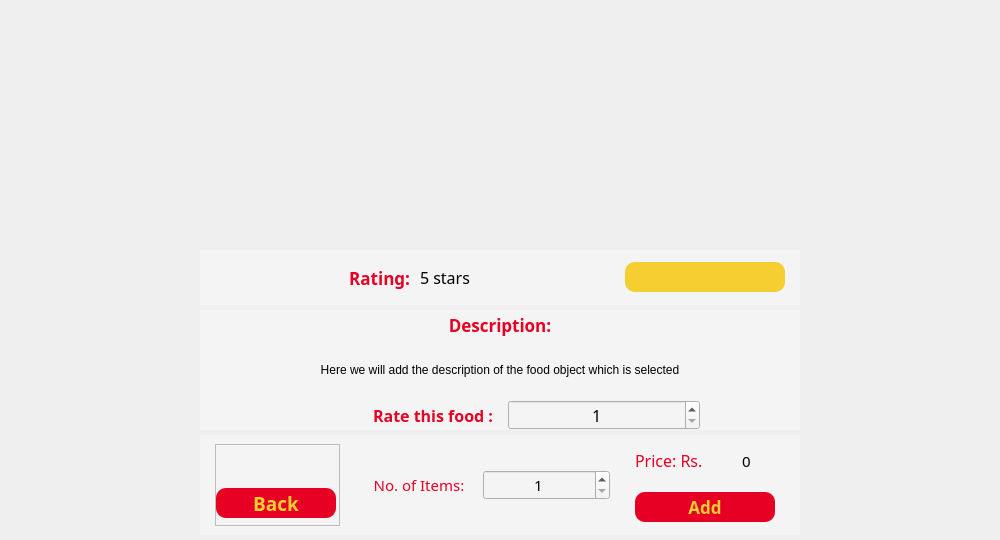
          <widget class="QWidget" name="add_to_cart_page">
           <layout class="QVBoxLayout" name="verticalLayout_10">
            <property name="spacing">
             <number>5</number>
            </property>
            <property name="leftMargin">
             <number>200</number>
            </property>
            <property name="topMargin">
             <number>5</number>
            </property>
            <property name="rightMargin">
             <number>200</number>
            </property>
            <property name="bottomMargin">
             <number>5</number>
            </property>
            <item>
             <widget class="QLabel" name="label">
              <property name="minimumSize">
               <size>
                <width>600</width>
                <height>240</height>
               </size>
              </property>
              <property name="maximumSize">
               <size>
                <width>16777215</width>
                <height>16777215</height>
               </size>
              </property>
              <property name="text">
               <string/>
              </property>
              <property name="pixmap">
               <pixmap>Images/about_pic.jpg</pixmap>
              </property>
              <property name="scaledContents">
               <bool>true</bool>
              </property>
             </widget>
            </item>
            <item>
             <widget class="QWidget" name="widget_11" native="true">
              <property name="minimumSize">
               <size>
                <width>0</width>
                <height>55</height>
               </size>
              </property>
              <property name="maximumSize">
               <size>
                <width>16777215</width>
                <height>55</height>
               </size>
              </property>
              <property name="styleSheet">
               <string notr="true">background:rgb(244,244,244);</string>
              </property>
              <layout class="QHBoxLayout" name="horizontalLayout_26">
               <property name="spacing">
                <number>10</number>
               </property>
               <property name="leftMargin">
                <number>15</number>
               </property>
               <property name="rightMargin">
                <number>15</number>
               </property>
               <item>
                <widget class="QLabel" name="label_5">
                 <property name="font">
                  <font>
                   <family>Rockwell</family>
                   <pointsize>13</pointsize>
                   <weight>75</weight>
                   <bold>true</bold>
                  </font>
                 </property>
                 <property name="styleSheet">
                  <string notr="true">color: rgba(230, 0, 35, 1);</string>
                 </property>
                 <property name="text">
                  <string>Rating:</string>
                 </property>
                 <property name="alignment">
                  <set>Qt::AlignRight|Qt::AlignTrailing|Qt::AlignVCenter</set>
                 </property>
                </widget>
               </item>
               <item>
                <widget class="QLabel" name="label_35">
                 <property name="font">
                  <font>
                   <family>Rockwell</family>
                   <pointsize>12</pointsize>
                  </font>
                 </property>
                 <property name="text">
                  <string>5 stars</string>
                 </property>
                </widget>
               </item>
               <item>
                <widget class="QPushButton" name="pushButton_17">
                 <property name="minimumSize">
                  <size>
                   <width>0</width>
                   <height>30</height>
                  </size>
                 </property>
                 <property name="maximumSize">
                  <size>
                   <width>160</width>
                   <height>16777215</height>
                  </size>
                 </property>
                 <property name="font">
                  <font>
                   <family>Rockwell</family>
                   <pointsize>10</pointsize>
                   <weight>75</weight>
                   <bold>true</bold>
                  </font>
                 </property>
                 <property name="cursor">
                  <cursorShape>PointingHandCursor</cursorShape>
                 </property>
                 <property name="styleSheet">
                  <string notr="true">QPushButton{
	background-color:rgba(245, 206, 50, 1);
	border-radius:10%;
}</string>
                 </property>
                 <property name="text">
                  <string/>
                 </property>
                 <property name="icon">
                  <iconset>
                   <normaloff>Icons &amp; logos/add fvt.png</normaloff>Icons &amp; logos/add fvt.png</iconset>
                 </property>
                 <property name="iconSize">
                  <size>
                   <width>25</width>
                   <height>25</height>
                  </size>
                 </property>
                 <property name="flat">
                  <bool>false</bool>
                 </property>
                </widget>
               </item>
              </layout>
             </widget>
            </item>
            <item>
             <widget class="QWidget" name="widget_25" native="true">
              <property name="minimumSize">
               <size>
                <width>0</width>
                <height>120</height>
               </size>
              </property>
              <property name="maximumSize">
               <size>
                <width>16777215</width>
                <height>120</height>
               </size>
              </property>
              <property name="styleSheet">
               <string notr="true">background:rgb(244,244,244);</string>
              </property>
              <layout class="QVBoxLayout" name="verticalLayout_18">
               <property name="spacing">
                <number>0</number>
               </property>
               <property name="leftMargin">
                <number>0</number>
               </property>
               <property name="topMargin">
                <number>0</number>
               </property>
               <property name="rightMargin">
                <number>0</number>
               </property>
               <property name="bottomMargin">
                <number>0</number>
               </property>
               <item>
                <widget class="QWidget" name="widget_10" native="true">
                 <layout class="QVBoxLayout" name="verticalLayout_19">
                  <property name="spacing">
                   <number>0</number>
                  </property>
                  <property name="leftMargin">
                   <number>0</number>
                  </property>
                  <property name="topMargin">
                   <number>0</number>
                  </property>
                  <property name="rightMargin">
                   <number>0</number>
                  </property>
                  <property name="bottomMargin">
                   <number>0</number>
                  </property>
                  <item>
                   <widget class="QLabel" name="label_31">
                    <property name="maximumSize">
                     <size>
                      <width>16777215</width>
                      <height>30</height>
                     </size>
                    </property>
                    <property name="font">
                     <font>
                      <family>Rockwell</family>
                      <pointsize>13</pointsize>
                      <weight>75</weight>
                      <bold>true</bold>
                     </font>
                    </property>
                    <property name="styleSheet">
                     <string notr="true">color: rgba(230, 0, 35, 1);</string>
                    </property>
                    <property name="text">
                     <string>Description:</string>
                    </property>
                    <property name="alignment">
                     <set>Qt::AlignCenter</set>
                    </property>
                   </widget>
                  </item>
                  <item>
                   <widget class="QLabel" name="label_36">
                    <property name="minimumSize">
                     <size>
                      <width>0</width>
                      <height>0</height>
                     </size>
                    </property>
                    <property name="text">
                     <string>Here we will add the description of the food object which is selected</string>
                    </property>
                    <property name="alignment">
                     <set>Qt::AlignCenter</set>
                    </property>
                   </widget>
                  </item>
                 </layout>
                </widget>
               </item>
               <item>
                <widget class="QWidget" name="widget_27" native="true">
                 <property name="maximumSize">
                  <size>
                   <width>16777215</width>
                   <height>30</height>
                  </size>
                 </property>
                 <layout class="QHBoxLayout" name="horizontalLayout_27">
                  <property name="spacing">
                   <number>15</number>
                  </property>
                  <property name="leftMargin">
                   <number>100</number>
                  </property>
                  <property name="topMargin">
                   <number>0</number>
                  </property>
                  <property name="rightMargin">
                   <number>100</number>
                  </property>
                  <property name="bottomMargin">
                   <number>0</number>
                  </property>
                  <item>
                   <widget class="QLabel" name="label_33">
                    <property name="font">
                     <font>
                      <family>Rockwell</family>
                      <pointsize>12</pointsize>
                      <weight>75</weight>
                      <bold>true</bold>
                     </font>
                    </property>
                    <property name="styleSheet">
                     <string notr="true">color: rgba(230, 0, 35, 1);
</string>
                    </property>
                    <property name="text">
                     <string>Rate this food :</string>
                    </property>
                    <property name="alignment">
                     <set>Qt::AlignRight|Qt::AlignTrailing|Qt::AlignVCenter</set>
                    </property>
                   </widget>
                  </item>
                  <item>
                   <widget class="QSpinBox" name="spinBox_2">
                    <property name="minimumSize">
                     <size>
                      <width>0</width>
                      <height>25</height>
                     </size>
                    </property>
                    <property name="font">
                     <font>
                      <family>Rockwell</family>
                      <pointsize>12</pointsize>
                     </font>
                    </property>
                    <property name="cursor">
                     <cursorShape>PointingHandCursor</cursorShape>
                    </property>
                    <property name="alignment">
                     <set>Qt::AlignCenter</set>
                    </property>
                    <property name="minimum">
                     <number>1</number>
                    </property>
                    <property name="maximum">
                     <number>5</number>
                    </property>
                   </widget>
                  </item>
                 </layout>
                </widget>
               </item>
              </layout>
             </widget>
            </item>
            <item>
             <widget class="QWidget" name="widget_24" native="true">
              <property name="minimumSize">
               <size>
                <width>0</width>
                <height>100</height>
               </size>
              </property>
              <property name="maximumSize">
               <size>
                <width>16777215</width>
                <height>100</height>
               </size>
              </property>
              <property name="styleSheet">
               <string notr="true">background:rgb(244,244,244);</string>
              </property>
              <layout class="QHBoxLayout" name="horizontalLayout_24">
               <property name="spacing">
                <number>15</number>
               </property>
               <property name="leftMargin">
                <number>15</number>
               </property>
               <property name="rightMargin">
                <number>15</number>
               </property>
               <item>
                <widget class="QFrame" name="frame">
                 <property name="maximumSize">
                  <size>
                   <width>125</width>
                   <height>16777215</height>
                  </size>
                 </property>
                 <property name="frameShape">
                  <enum>QFrame::StyledPanel</enum>
                 </property>
                 <property name="frameShadow">
                  <enum>QFrame::Raised</enum>
                 </property>
                 <layout class="QVBoxLayout" name="verticalLayout_17">
                  <property name="spacing">
                   <number>0</number>
                  </property>
                  <property name="leftMargin">
                   <number>0</number>
                  </property>
                  <property name="topMargin">
                   <number>0</number>
                  </property>
                  <property name="rightMargin">
                   <number>0</number>
                  </property>
                  <property name="bottomMargin">
                   <number>7</number>
                  </property>
                  <item>
                   <spacer name="verticalSpacer_3">
                    <property name="orientation">
                     <enum>Qt::Vertical</enum>
                    </property>
                    <property name="sizeHint" stdset="0">
                     <size>
                      <width>20</width>
                      <height>40</height>
                     </size>
                    </property>
                   </spacer>
                  </item>
                  <item>
                   <widget class="QPushButton" name="pushButton_3">
                    <property name="minimumSize">
                     <size>
                      <width>0</width>
                      <height>30</height>
                     </size>
                    </property>
                    <property name="maximumSize">
                     <size>
                      <width>120</width>
                      <height>16777215</height>
                     </size>
                    </property>
                    <property name="font">
                     <font>
                      <family>Rockwell</family>
                      <pointsize>14</pointsize>
                      <weight>75</weight>
                      <bold>true</bold>
                     </font>
                    </property>
                    <property name="styleSheet">
                     <string notr="true">QPushButton{
	background-color: rgba(230, 0, 35, 1);
	color:rgba(245, 206, 50, 1);
	border-radius:10%;
}
QPushButton:hover{
	background-color:rgba(245, 206, 50, 1);
	color: rgba(230, 0, 35, 1);
}	</string>
                    </property>
                    <property name="text">
                     <string>Back</string>
                    </property>
                   </widget>
                  </item>
                 </layout>
                </widget>
               </item>
               <item>
                <widget class="QWidget" name="widget_28" native="true">
                 <layout class="QHBoxLayout" name="horizontalLayout_28">
                  <property name="spacing">
                   <number>0</number>
                  </property>
                  <property name="leftMargin">
                   <number>0</number>
                  </property>
                  <property name="topMargin">
                   <number>0</number>
                  </property>
                  <property name="rightMargin">
                   <number>10</number>
                  </property>
                  <property name="bottomMargin">
                   <number>0</number>
                  </property>
                  <item>
                   <widget class="QLabel" name="label_34">
                    <property name="font">
                     <font>
                      <family>Rockwell</family>
                      <pointsize>11</pointsize>
                     </font>
                    </property>
                    <property name="styleSheet">
                     <string notr="true">color: rgba(230, 0, 35, 1);</string>
                    </property>
                    <property name="text">
                     <string>No. of Items:</string>
                    </property>
                    <property name="alignment">
                     <set>Qt::AlignCenter</set>
                    </property>
                   </widget>
                  </item>
                  <item>
                   <widget class="QSpinBox" name="spinBox">
                    <property name="minimumSize">
                     <size>
                      <width>0</width>
                      <height>25</height>
                     </size>
                    </property>
                    <property name="font">
                     <font>
                      <family>Rockwell</family>
                      <pointsize>11</pointsize>
                     </font>
                    </property>
                    <property name="cursor">
                     <cursorShape>PointingHandCursor</cursorShape>
                    </property>
                    <property name="alignment">
                     <set>Qt::AlignCenter</set>
                    </property>
                    <property name="minimum">
                     <number>1</number>
                    </property>
                   </widget>
                  </item>
                 </layout>
                </widget>
               </item>
               <item>
                <widget class="QWidget" name="widget_26" native="true">
                 <property name="minimumSize">
                  <size>
                   <width>150</width>
                   <height>0</height>
                  </size>
                 </property>
                 <property name="maximumSize">
                  <size>
                   <width>150</width>
                   <height>16777215</height>
                  </size>
                 </property>
                 <layout class="QFormLayout" name="formLayout">
                  <property name="horizontalSpacing">
                   <number>5</number>
                  </property>
                  <property name="verticalSpacing">
                   <number>20</number>
                  </property>
                  <property name="leftMargin">
                   <number>0</number>
                  </property>
                  <property name="topMargin">
                   <number>5</number>
                  </property>
                  <property name="rightMargin">
                   <number>0</number>
                  </property>
                  <property name="bottomMargin">
                   <number>0</number>
                  </property>
                  <item row="0" column="0">
                   <widget class="QLabel" name="label_32">
                    <property name="font">
                     <font>
                      <family>Rockwell</family>
                      <pointsize>12</pointsize>
                     </font>
                    </property>
                    <property name="styleSheet">
                     <string notr="true">color: rgba(230, 0, 35, 1);</string>
                    </property>
                    <property name="text">
                     <string>Price: Rs.</string>
                    </property>
                   </widget>
                  </item>
                  <item row="0" column="1">
                   <widget class="QLabel" name="label_37">
                    <property name="font">
                     <font>
                      <family>Rockwell</family>
                      <pointsize>11</pointsize>
                     </font>
                    </property>
                    <property name="text">
                     <string>0</string>
                    </property>
                    <property name="alignment">
                     <set>Qt::AlignCenter</set>
                    </property>
                   </widget>
                  </item>
                  <item row="1" column="0" colspan="2">
                   <widget class="QPushButton" name="pushButton_2">
                    <property name="minimumSize">
                     <size>
                      <width>120</width>
                      <height>30</height>
                     </size>
                    </property>
                    <property name="maximumSize">
                     <size>
                      <width>140</width>
                      <height>16777215</height>
                     </size>
                    </property>
                    <property name="font">
                     <font>
                      <family>Rockwell</family>
                      <pointsize>13</pointsize>
                      <weight>75</weight>
                      <bold>true</bold>
                     </font>
                    </property>
                    <property name="cursor">
                     <cursorShape>PointingHandCursor</cursorShape>
                    </property>
                    <property name="styleSheet">
                     <string notr="true">QPushButton{
	background-color: rgba(230, 0, 35, 1);
	color:rgba(245, 206, 50, 1);
	border-radius:10%;
}
QPushButton:hover{
	background-color:rgba(245, 206, 50, 1);
	color: rgba(230, 0, 35, 1);
}	</string>
                    </property>
                    <property name="text">
                     <string>Add</string>
                    </property>
                   </widget>
                  </item>
                 </layout>
                </widget>
               </item>
              </layout>
             </widget>
            </item>
           </layout>
          </widget>
